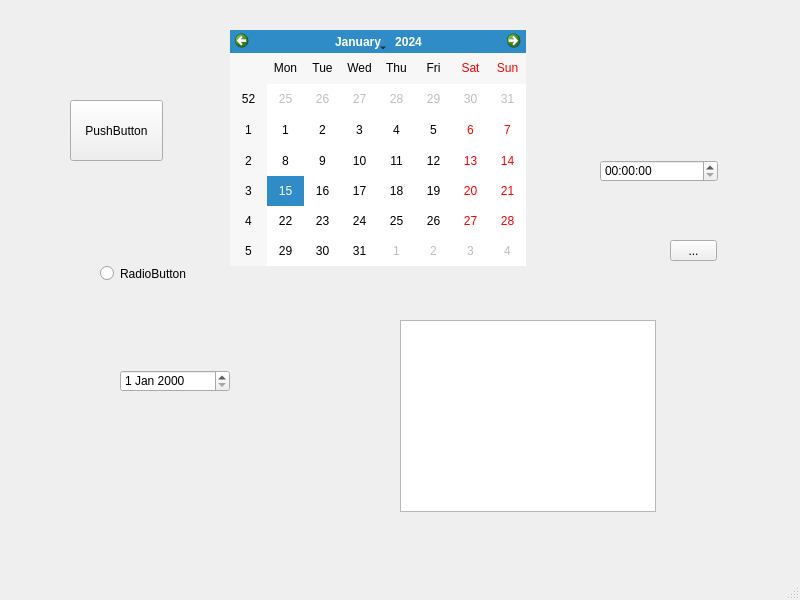
<?xml version="1.0" encoding="UTF-8"?>
<ui version="4.0">
 <class>MainWindow</class>
 <widget class="QMainWindow" name="MainWindow">
  <property name="geometry">
   <rect>
    <x>0</x>
    <y>0</y>
    <width>800</width>
    <height>600</height>
   </rect>
  </property>
  <property name="windowTitle">
   <string>MainWindow</string>
  </property>
  <widget class="QWidget" name="centralwidget">
   <widget class="QPushButton" name="pushButton">
    <property name="geometry">
     <rect>
      <x>70</x>
      <y>100</y>
      <width>93</width>
      <height>61</height>
     </rect>
    </property>
    <property name="text">
     <string>PushButton</string>
    </property>
   </widget>
   <widget class="QRadioButton" name="radioButton">
    <property name="geometry">
     <rect>
      <x>100</x>
      <y>258</y>
      <width>115</width>
      <height>31</height>
     </rect>
    </property>
    <property name="text">
     <string>RadioButton</string>
    </property>
   </widget>
   <widget class="QToolButton" name="toolButton">
    <property name="geometry">
     <rect>
      <x>670</x>
      <y>240</y>
      <width>47</width>
      <height>21</height>
     </rect>
    </property>
    <property name="text">
     <string>...</string>
    </property>
   </widget>
   <widget class="QTreeView" name="treeView">
    <property name="geometry">
     <rect>
      <x>400</x>
      <y>320</y>
      <width>256</width>
      <height>192</height>
     </rect>
    </property>
   </widget>
   <widget class="QDateEdit" name="dateEdit">
    <property name="geometry">
     <rect>
      <x>120</x>
      <y>370</y>
      <width>110</width>
      <height>22</height>
     </rect>
    </property>
   </widget>
   <widget class="QTimeEdit" name="timeEdit">
    <property name="geometry">
     <rect>
      <x>600</x>
      <y>160</y>
      <width>118</width>
      <height>22</height>
     </rect>
    </property>
   </widget>
   <widget class="QCalendarWidget" name="calendarWidget">
    <property name="geometry">
     <rect>
      <x>230</x>
      <y>30</y>
      <width>296</width>
      <height>236</height>
     </rect>
    </property>
   </widget>
  </widget>
  <widget class="QMenuBar" name="menubar">
   <property name="geometry">
    <rect>
     <x>0</x>
     <y>0</y>
     <width>800</width>
     <height>26</height>
    </rect>
   </property>
  </widget>
  <widget class="QStatusBar" name="statusbar"/>
 </widget>
 <resources/>
 <connections/>
</ui>
